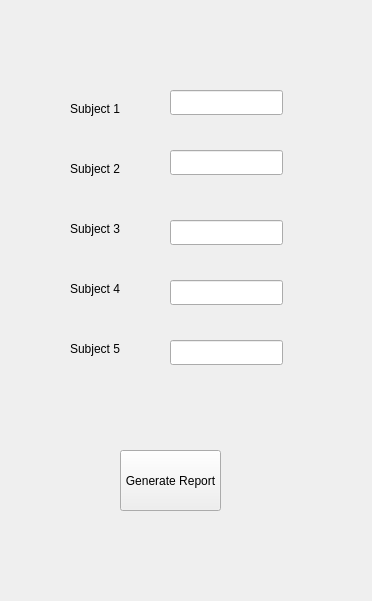
<?xml version="1.0" encoding="UTF-8"?>
<ui version="4.0">
 <class>Form</class>
 <widget class="QWidget" name="Form">
  <property name="geometry">
   <rect>
    <x>0</x>
    <y>0</y>
    <width>372</width>
    <height>601</height>
   </rect>
  </property>
  <property name="windowTitle">
   <string>Form</string>
  </property>
  <widget class="QLabel" name="label">
   <property name="geometry">
    <rect>
     <x>70</x>
     <y>100</y>
     <width>54</width>
     <height>17</height>
    </rect>
   </property>
   <property name="text">
    <string>Subject 1</string>
   </property>
  </widget>
  <widget class="QLabel" name="label_2">
   <property name="geometry">
    <rect>
     <x>70</x>
     <y>160</y>
     <width>54</width>
     <height>17</height>
    </rect>
   </property>
   <property name="text">
    <string>Subject 2</string>
   </property>
  </widget>
  <widget class="QLabel" name="label_3">
   <property name="geometry">
    <rect>
     <x>70</x>
     <y>220</y>
     <width>54</width>
     <height>17</height>
    </rect>
   </property>
   <property name="text">
    <string>Subject 3</string>
   </property>
  </widget>
  <widget class="QLabel" name="label_4">
   <property name="geometry">
    <rect>
     <x>70</x>
     <y>280</y>
     <width>54</width>
     <height>17</height>
    </rect>
   </property>
   <property name="text">
    <string>Subject 4</string>
   </property>
  </widget>
  <widget class="QLabel" name="label_5">
   <property name="geometry">
    <rect>
     <x>70</x>
     <y>340</y>
     <width>54</width>
     <height>17</height>
    </rect>
   </property>
   <property name="text">
    <string>Subject 5</string>
   </property>
  </widget>
  <widget class="QLineEdit" name="marks1">
   <property name="geometry">
    <rect>
     <x>170</x>
     <y>90</y>
     <width>113</width>
     <height>25</height>
    </rect>
   </property>
  </widget>
  <widget class="QLineEdit" name="marks2">
   <property name="geometry">
    <rect>
     <x>170</x>
     <y>150</y>
     <width>113</width>
     <height>25</height>
    </rect>
   </property>
  </widget>
  <widget class="QLineEdit" name="marks3">
   <property name="geometry">
    <rect>
     <x>170</x>
     <y>220</y>
     <width>113</width>
     <height>25</height>
    </rect>
   </property>
  </widget>
  <widget class="QLineEdit" name="marks4">
   <property name="geometry">
    <rect>
     <x>170</x>
     <y>280</y>
     <width>113</width>
     <height>25</height>
    </rect>
   </property>
  </widget>
  <widget class="QLineEdit" name="marks5">
   <property name="geometry">
    <rect>
     <x>170</x>
     <y>340</y>
     <width>113</width>
     <height>25</height>
    </rect>
   </property>
  </widget>
  <widget class="QPushButton" name="pushButton">
   <property name="geometry">
    <rect>
     <x>120</x>
     <y>450</y>
     <width>101</width>
     <height>61</height>
    </rect>
   </property>
   <property name="cursor">
    <cursorShape>PointingHandCursor</cursorShape>
   </property>
   <property name="text">
    <string>Generate Report</string>
   </property>
  </widget>
 </widget>
 <resources/>
 <connections/>
</ui>
